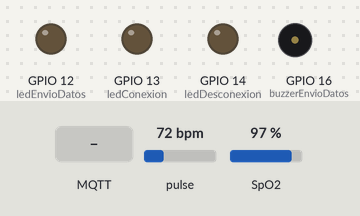
Bench run of a sketch on a simulated ESP32. On the bench: output pins drawn as LEDs (lit = HIGH), buzzer (waves = sounding, pin HIGH). Inputs (shaded band) come from the test bench; at power-on: pulse 72 bpm, SpO2 97 %. WiFi joins after 1.5 s; servers stay silent unless stated; no MQTT or app messages arrive unless stated; what the sketch prints to the serial monitor is not drawn.

Above: at 0.1 s.
At 2.7 s:
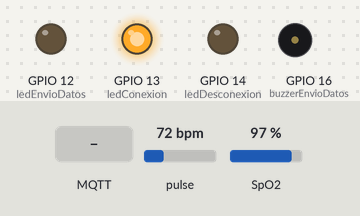
2.8 s: MQTT message "medir" arrives on the first subscribed topic
At 26.1 s:
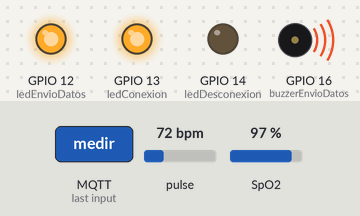
Timing chart, 0 to 26.8 s (numbered marks = the images above; inputs shaded):
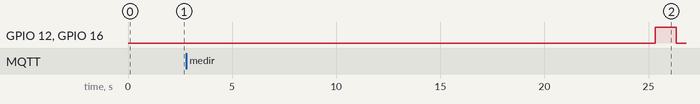

Measured:
- after the input at 2.8 s, GPIO 12 (ledEnvioDatos), GPIO 16 (buzzerEnvioDatos): LOW → HIGH after 22.5 s, → LOW 1.0 s later

The sketch:

OxiPulso.ino
```cpp
#include <WiFi.h>
#include <PubSubClient.h>
#include <Wire.h>
#include <ArduinoJson.h>
#include "MAX30105.h"
#include "spo2_algorithm.h"
#include "heartRate.h"

// WiFi
const char* ssid = "TIGO-BC0C";
const char* password = "4D99ED806883";
WiFiClient clienteESP32;

// MQTT
const char* mqtt_server = "broker.emqx.io";
const int mqtt_port = 1883;
const char* client_id = "mqttx_a210389a";
const char* mqtt_user = "OxiPulso";
const char* mqtt_password = "OxiPulso";

PubSubClient clienteMQTT(clienteESP32);

// Sensor MAX30105
MAX30105 sensorParticula;

uint32_t bufferIR[100]; // Datos del LED infrarrojo
uint32_t bufferRojo[100]; // Datos del LED rojo

int32_t longitudBuffer; // Longitud de datos
int32_t spo2; // Valor de SpO2
int8_t spo2Valido; // Indicador de validez de SpO2
int32_t frecuenciaCardiaca; // Valor de frecuencia cardíaca
int8_t frecuenciaCardiacaValida; // Indicador de validez de frecuencia cardíaca

// Pines de LEDs y buzzer
const int ledConexion = 13; // LED indicando conexión a internet y broker
const int ledEnvioDatos = 12; // LED indicando datos enviados al broker
const int ledDesconexion = 14; // LED indicando desconexión de internet
const int buzzerEnvioDatos = 16; // Buzzer para indicar envío de datos

// Variables para el proceso de medición
unsigned long tiempoInicio;
unsigned long tiempoActual;
const int duracionMedicion = 20000; // 20 segundos en milisegundos
const int intervaloMedicion = 1000; // Intervalo de medición en milisegundos
int sumaFrecuenciaCardiaca = 0;
int sumaSpo2 = 0;
int medicionesValidas = 0;
bool midiendo = false;

// Configura el tiempo "keep alive" para la conexión MQTT a 120 segundos
const int keepAliveMQTT = 120;
unsigned long ultimoIntentoReconectar = 0;

void iniciarWiFi() {
    Serial.print("Conectando a la red WiFi: ");
    Serial.println(ssid);

    WiFi.begin(ssid, password);

    while (WiFi.status() != WL_CONNECTED) {
        Serial.print(".");
        delay(500);
    }
    Serial.println("\nConexión WiFi establecida");
    Serial.print("Dirección IP: ");
    Serial.println(WiFi.localIP());

    // Enciende el LED de conexión
    digitalWrite(ledConexion, HIGH);
}

void recibirMensajeMQTT(char* topico, byte* payload, unsigned int longitud) {
    Serial.print("Mensaje recibido en el tópico [");
    Serial.print(topico);
    Serial.println("]");

    String mensaje = "";
    for (int i = 0; i < longitud; i++) {
        mensaje += (char)payload[i];
    }

    if (mensaje.equals("medir")) {
        midiendo = false;
        iniciarMedicion();
    }
}

void iniciarMQTT() {
    clienteMQTT.setServer(mqtt_server, mqtt_port);
    clienteMQTT.setCallback(recibirMensajeMQTT);
    clienteMQTT.setKeepAlive(keepAliveMQTT);
}

bool reconectarMQTT() {
    if (clienteMQTT.connect(client_id, mqtt_user, mqtt_password)) {
        Serial.println("Conexión con el broker MQTT exitosa");
        clienteMQTT.subscribe("OxiPulso/Datos");
        return true;
    } else {
        Serial.print("Fallo al conectar con el broker MQTT, código de error: ");
        Serial.print(clienteMQTT.state());
        Serial.println(". Reintentando en unos segundos...");
        return false;
    }
}

void iniciarSensor() {
    if (!sensorParticula.begin(Wire, I2C_SPEED_FAST)) {
        Serial.println("Error: MAX30105 no encontrado. Verifique la conexión del sensor.");
        while (1);
    }

    byte brilloLed = 50;
    byte promedioMuestras = 1;
    byte modoLed = 2;
    byte tasaMuestreo = 100;
    int anchoPulso = 69;
    int rangoADC = 4096;

    sensorParticula.setup(brilloLed, promedioMuestras, modoLed, tasaMuestreo, anchoPulso, rangoADC);
    Serial.println("Sensor MAX30105 inicializado correctamente");
}

bool detectarDedo() {
    int lecturasConsecutivas = 0;
    int totalLecturas = 1; // Número de lecturas para validar la presencia del dedo
    int umbralIR = 5000; // Umbral para la señal IR, ajusta según las pruebas

    for (int i = 0; i < totalLecturas; i++) {
        long valorIR = sensorParticula.getIR();
        if (valorIR > umbralIR) {
            lecturasConsecutivas++;
        }
        delay(100); // Pequeña pausa entre lecturas
    }

    bool dedoDetectado = (lecturasConsecutivas > (totalLecturas / 2));
    if (dedoDetectado) {
        Serial.println("Dedo detectado en el sensor.");
    } else {
        Serial.println("No se detectó dedo en el sensor.");
    }
    return dedoDetectado;
}

void recopilarDatosSensor() {
    longitudBuffer = 100;
    for (byte i = 0; i < longitudBuffer; i++) {
        while (!sensorParticula.available())
            sensorParticula.check();

        bufferRojo[i] = sensorParticula.getRed();
        bufferIR[i] = sensorParticula.getIR();
        sensorParticula.nextSample();
    }
}

void iniciarMedicion() {
    if (!midiendo) {
        Serial.println("Iniciando mediciones de frecuencia cardíaca y SpO2 durante 20 segundos...");
        tiempoInicio = millis();
        sumaFrecuenciaCardiaca = 0;
        sumaSpo2 = 0;
        medicionesValidas = 0;
        midiendo = true;
    }

    tiempoActual = millis();

    if (tiempoActual - tiempoInicio >= duracionMedicion) {
        midiendo = false;
        if (medicionesValidas > 0) {
            int frecuenciaPromedio = sumaFrecuenciaCardiaca / medicionesValidas;
            int spo2Promedio = sumaSpo2 / medicionesValidas;

            Serial.print("Medición completa. Frecuencia cardíaca promedio: ");
            Serial.println(frecuenciaPromedio);
            Serial.print("SpO2 promedio: ");
            Serial.println(spo2Promedio);

            enviarDatosMQTT(frecuenciaPromedio, spo2Promedio);
        } else {
            enviarErrorMQTTNoDedo();
        }
    } else if (tiempoActual - tiempoInicio >= medicionesValidas * intervaloMedicion) {
        if (!detectarDedo()) {
            enviarErrorMQTTNoDedo();
            midiendo = false;
            return;
        }

        recopilarDatosSensor();
        maxim_heart_rate_and_oxygen_saturation(bufferIR, longitudBuffer, bufferRojo, &spo2, &spo2Valido, &frecuenciaCardiaca, &frecuenciaCardiacaValida);

        if (frecuenciaCardiacaValida && spo2Valido) {
            if ((frecuenciaCardiaca > 40 && frecuenciaCardiaca < 100) && (spo2 > 60 && spo2 < 100)) {
                sumaFrecuenciaCardiaca += frecuenciaCardiaca;
                sumaSpo2 += spo2;
                medicionesValidas++;
            }
        }
    }
}

void enviarDatosMQTT(int frecuenciaCardiaca, int spo2) {
    StaticJsonDocument<200> doc;
    doc["HR"] = frecuenciaCardiaca;
    doc["SPO2"] = spo2;
    char bufferJson[512];
    serializeJson(doc, bufferJson);
    if (clienteMQTT.publish("OxiPulso/Datos", bufferJson)) {
        Serial.print("Datos enviados a MQTT: ");
        Serial.println(bufferJson);

        digitalWrite(ledEnvioDatos, HIGH);
        digitalWrite(buzzerEnvioDatos, HIGH);
        delay(1000);
        digitalWrite(buzzerEnvioDatos, LOW);
        digitalWrite(ledEnvioDatos, LOW);
    } else {
        Serial.println("Error al enviar datos a MQTT.");
    }
}

void enviarErrorMQTTNoDedo() {
    clienteMQTT.publish("OxiPulso/Datos", "{\"error\":\"No se detectó dedo\"}");
    Serial.println("Error: No se detectó dedo. Mensaje de error enviado a MQTT.");
}

void setup() {
    Serial.begin(115200);

    pinMode(ledConexion, OUTPUT);
    pinMode(ledEnvioDatos, OUTPUT);
    pinMode(ledDesconexion, OUTPUT);
    pinMode(buzzerEnvioDatos, OUTPUT);

    iniciarWiFi();
    iniciarMQTT();
    iniciarSensor();
}

void loop() {
    if (WiFi.status() != WL_CONNECTED) {
        digitalWrite(ledDesconexion, HIGH);
        iniciarWiFi();
    } else {
        digitalWrite(ledDesconexion, LOW);
    }

    if (!clienteMQTT.connected()) {
        unsigned long ahora = millis();
        if (ahora - ultimoIntentoReconectar > 5000) {
            ultimoIntentoReconectar = ahora;
            if (reconectarMQTT()) {
                ultimoIntentoReconectar = 0;
            }
        }
    } else {
        clienteMQTT.loop();
    }

    if (midiendo) {
        iniciarMedicion();
    }

    delay(100);
}
```
